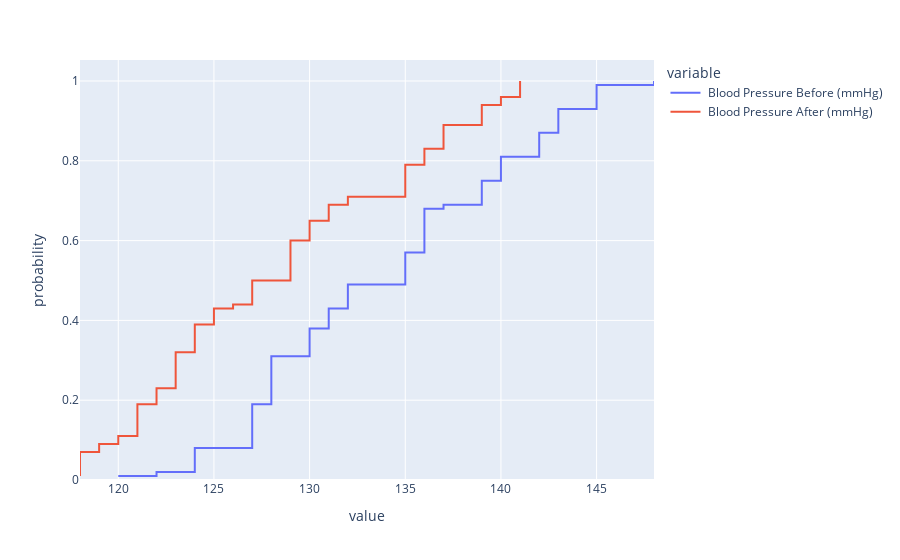

The notebook cell saved with this chart:
### Code cell
fig = px.ecdf(df, x=[' Blood Pressure Before (mmHg)', " Blood Pressure After (mmHg)"])
fig.show()

### Figure 1 — Plotly figure (JSON) as saved in the notebook; plotly's stock layout.template omitted (floating-point values rounded to 4 significant figures)
{"data": [{"hovertemplate": "variable= Blood Pressure Before (mmHg)<br>value=%{x}<br>probability=%{y}<extra></extra>", "legendgroup": " Blood Pressure Before (mmHg)", "line": {"dash": "solid", "shape": "hv"}, "marker": {"color": "#636efa", "symbol": "circle"}, "mode": "lines", "name": " Blood Pressure Before (mmHg)", "orientation": "v", "showlegend": true, "type": "scatter", "x": [120, 122, 124, 124, 124, 124, 124, 124, 127, 127, 127, 127, 127, 127, 127, 127, 127, 127, 127, 128, 128, 128, 128, 128, 128, 128, 128, 128, 128, 128, 128, 130, 130, 130, 130, 130, 130, 130, 131, 131, 131, 131, 131, 132, 132, 132, 132, 132, 132, 135, 135, 135, 135, 135, 135, 135, 135, 136, 136, 136, 136, 136, 136, 136, 136, 136, 136, 136, 137, 139, 139, 139, 139, 139, 139, 140, 140, 140, 140, 140, 140, 142, 142, 142, 142, 142, 142, 143, 143, 143, 143, 143, 143, 145, 145, 145, 145, 145, 145, 148], "xaxis": "x", "y": [0.01, 0.02, 0.03, 0.04, 0.05, 0.06, 0.07, 0.08, 0.09, 0.1, 0.11, 0.12, 0.13, 0.14, 0.15, 0.16, 0.17, 0.18, 0.19, 0.2, 0.21, 0.22, 0.23, 0.24, 0.25, 0.26, 0.27, 0.28, 0.29, 0.3, 0.31, 0.32, 0.33, 0.34, 0.35, 0.36, 0.37, 0.38, 0.39, 0.4, 0.41, 0.42, 0.43, 0.44, 0.45, 0.46, 0.47, 0.48, 0.49, 0.5, 0.51, 0.52, 0.53, 0.54, 0.55, 0.56, 0.57, 0.58, 0.59, 0.6, 0.61, 0.62, 0.63, 0.64, 0.65, 0.66, 0.67, 0.68, 0.69, 0.7, 0.71, 0.72, 0.73, 0.74, 0.75, 0.76, 0.77, 0.78, 0.79, 0.8, 0.81, 0.82, 0.83, 0.84, 0.85, 0.86, 0.87, 0.88, 0.89, 0.9, 0.91, 0.92, 0.93, 0.94, 0.95, 0.96, 0.97, 0.98, 0.99, 1], "yaxis": "y"}, {"hovertemplate": "variable= Blood Pressure After (mmHg)<br>value=%{x}<br>probability=%{y}<extra></extra>", "legendgroup": " Blood Pressure After (mmHg)", "line": {"dash": "solid", "shape": "hv"}, "marker": {"color": "#EF553B", "symbol": "circle"}, "mode": "lines", "name": " Blood Pressure After (mmHg)", "orientation": "v", "showlegend": true, "type": "scatter", "x": [118, 118, 118, 118, 118, 118, 118, 119, 119, 120, 120, 121, 121, 121, 121, 121, 121, 121, 121, 122, 122, 122, 122, 123, 123, 123, 123, 123, 123, 123, 123, 123, 124, 124, 124, 124, 124, 124, 124, 125, 125, 125, 125, 126, 127, 127, 127, 127, 127, 127, 129, 129, 129, 129, 129, 129, 129, 129, 129, 129, 130, 130, 130, 130, 130, 131, 131, 131, 131, 132, 132, 135, 135, 135, 135, 135, 135, 135, 135, 136, 136, 136, 136, 137, 137, 137, 137, 137, 137, 139, 139, 139, 139, 139, 140, 140, 141, 141, 141, 141], "xaxis": "x", "y": [0.01, 0.02, 0.03, 0.04, 0.05, 0.06, 0.07, 0.08, 0.09, 0.1, 0.11, 0.12, 0.13, 0.14, 0.15, 0.16, 0.17, 0.18, 0.19, 0.2, 0.21, 0.22, 0.23, 0.24, 0.25, 0.26, 0.27, 0.28, 0.29, 0.3, 0.31, 0.32, 0.33, 0.34, 0.35, 0.36, 0.37, 0.38, 0.39, 0.4, 0.41, 0.42, 0.43, 0.44, 0.45, 0.46, 0.47, 0.48, 0.49, 0.5, 0.51, 0.52, 0.53, 0.54, 0.55, 0.56, 0.57, 0.58, 0.59, 0.6, 0.61, 0.62, 0.63, 0.64, 0.65, 0.66, 0.67, 0.68, 0.69, 0.7, 0.71, 0.72, 0.73, 0.74, 0.75, 0.76, 0.77, 0.78, 0.79, 0.8, 0.81, 0.82, 0.83, 0.84, 0.85, 0.86, 0.87, 0.88, 0.89, 0.9, 0.91, 0.92, 0.93, 0.94, 0.95, 0.96, 0.97, 0.98, 0.99, 1], "yaxis": "y"}], "layout": {"legend": {"title": {"text": "variable"}, "tracegroupgap": 0}, "margin": {"t": 60}, "xaxis": {"anchor": "y", "domain": [0, 1], "title": {"text": "value"}}, "yaxis": {"anchor": "x", "domain": [0, 1], "rangemode": "tozero", "title": {"text": "probability"}}}}
